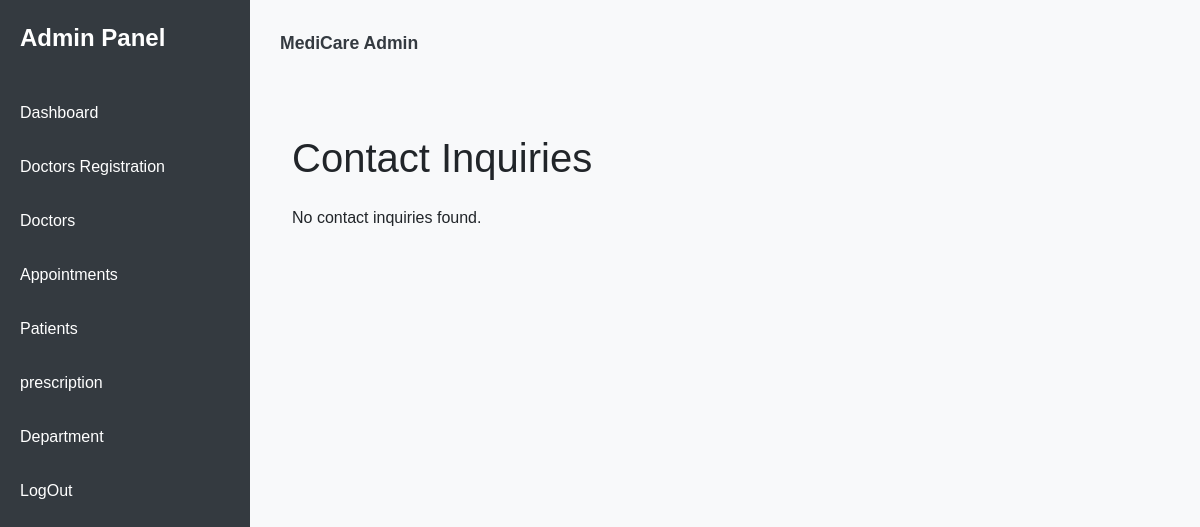
/admin_home (signed in), run on an earlier commit of the app's database.
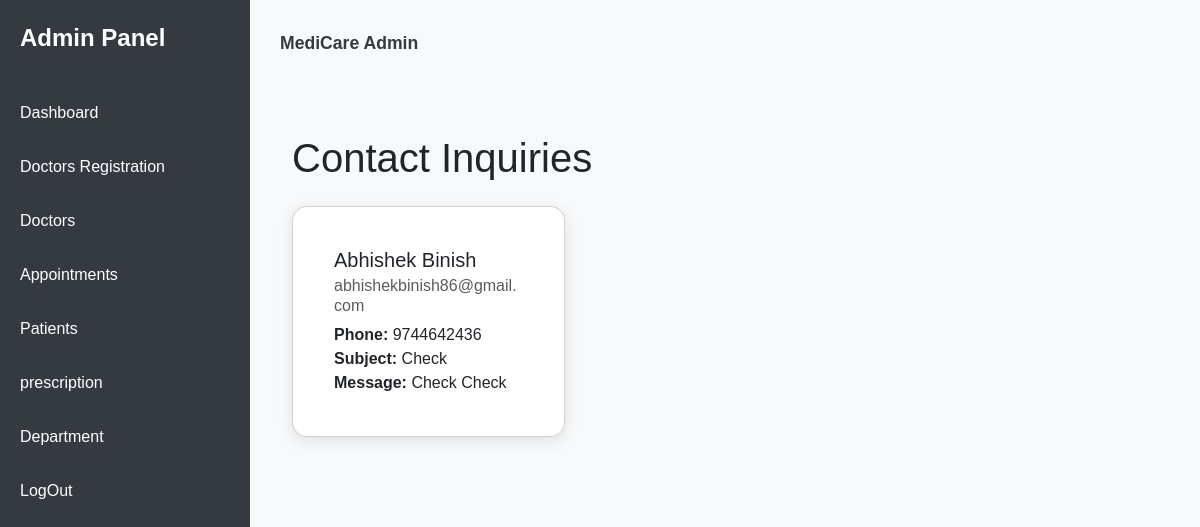
And on a later commit of the database.
### app/models.py (models this page shows)
class Enquire(models.Model):
    name=models.TextField()
    email=models.EmailField()
    subject=models.TextField()
    phone=models.IntegerField()
    message=models.TextField()

### app/views.py (the view)
# urls.py: path('admin_home',views.admin_home),
def admin_home(req):
    if 'admin' in req.session:              #checking section status
        enquiries = Enquire.objects.all()
        return render(req, 'admin/admin_home.html',{'enquiries':enquiries})
    else:
        return redirect(appointment_login)

### templates/admin/admin_home.html (shortened to what this page needs)
<!DOCTYPE html>
<html lang="en">
<head>
    <link href="https://cdn.jsdelivr.net/npm/bootstrap@5.3.3/dist/css/bootstrap.min.css" rel="stylesheet">
</head>
<body>
    <div class="sidebar">
        <div class="logo">
            Admin Panel
        </div>
        <ul class="nav-links">
            <li><a href="admin_home" class="active">Dashboard</a></li>
            <li><a href="{% url 'register_doctor' %}">Doctors Registration</a></li>
            <li><a href="view_all_doctors">Doctors</a></li>
            <li><a href="admin_view_appointments">Appointments</a></li>
            <li><a href="view_all_patient">Patients</a></li>
            <li><a href="view_all_prescription">prescription</a></li>
            <li><a href="department">Department</a></li>
            <li><a href="logout">LogOut</a></li>
        </ul>
    </div>
    <div class="main-content">
        <div class="header">
            <div class="user-profile">MediCare Admin</div>
        </div>
        <div class="grid-container">
            <div class="container mt-5">
                <h1 class="mb-4">Contact Inquiries</h1>
                <div class="row">
                    {% for enquiry in enquiries %}
                        <div class="col-md-4">
                            <div class="card fade-in mb-3">
                                <div class="card-body">
                                    <h5 class="card-title">{{ enquiry.name }}</h5>
                                    <h6 class="card-subtitle mb-2 text-muted">{{ enquiry.email }}</h6>
                                    <p class="card-text">
                                        <strong>Phone:</strong> {{ enquiry.phone }}<br>
                                        <strong>Subject:</strong> {{ enquiry.subject }}<br>
                                        <strong>Message:</strong> {{ enquiry.message }}
                                    </p>
                                </div>
                            </div>
                        </div>
                    {% empty %}
                        <p>No contact inquiries found.</p>
                    {% endfor %}
                </div>
            </div>
        </div>
    </div>
</body>
</html>

What changed in the data, as far as the page shows it:
added Enquire: name "Abhishek Binish", email "abhishekbinish86@gmail.com", phone "9744642436", subject "Check", message "Check Check"
Also different on the page:
text no longer shown: "No contact inquiries found."
